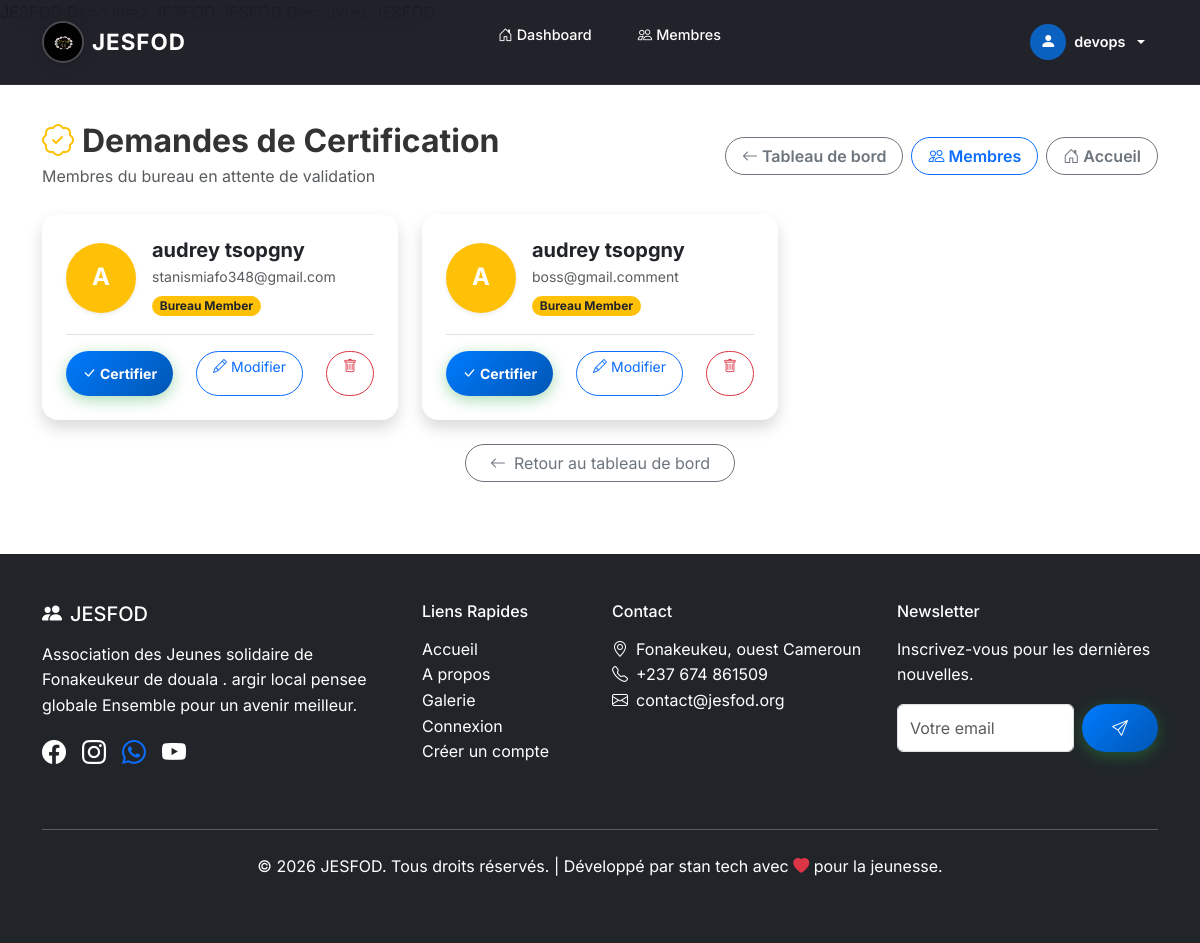
The page /adminjesfod/certifications/pending/ (signed in) on the database as committed earlier.
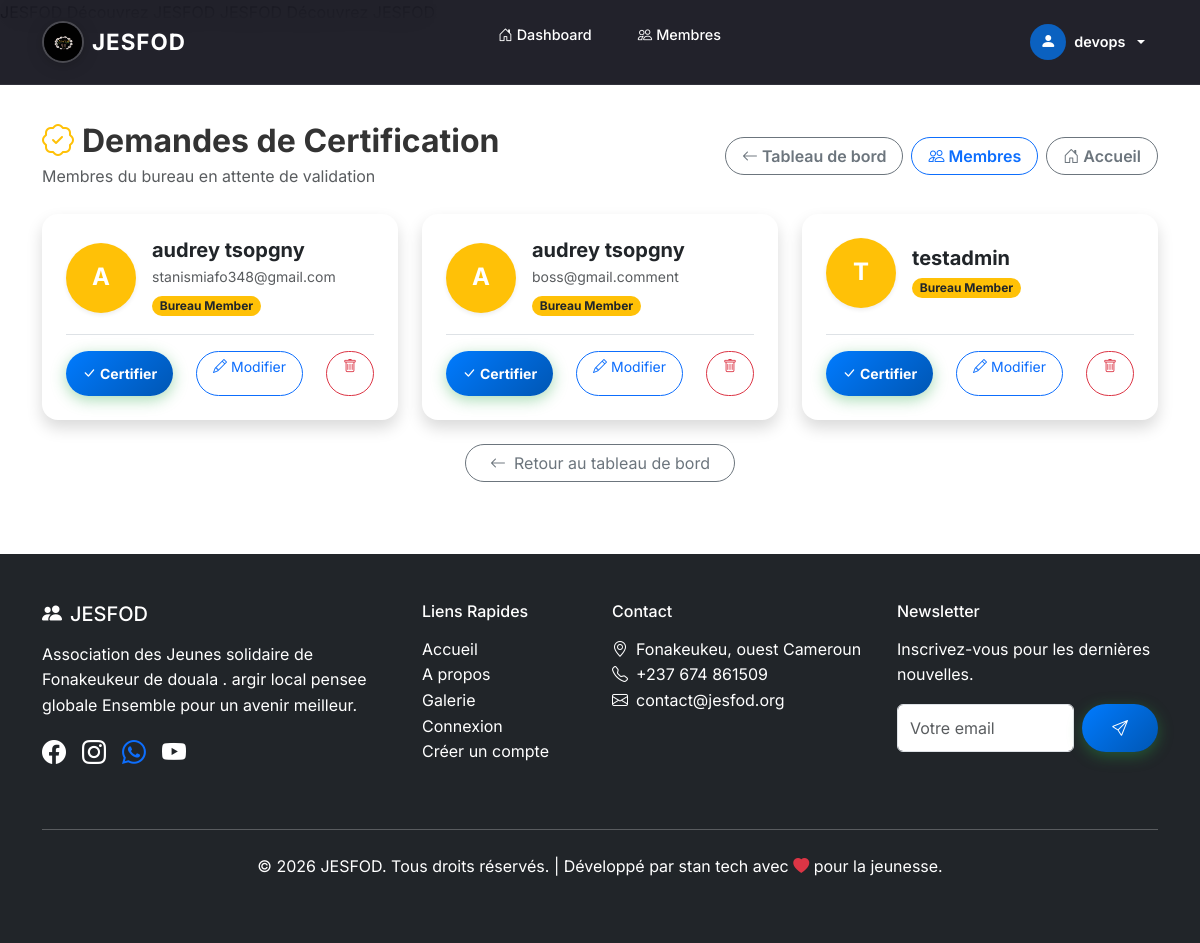
The same page on the database as committed later.
### menber_JESFOD/models.py (models this page shows, shortened)
class Member(models.Model):
    ROLE_CHOICES = [
        ('bureau', 'Bureau Member'),
        ('reunion', 'Reunion Member'),
    ]
    POSITION_CHOICES = [
        ('president', 'Président(e)'),
        ('vice_president', 'Vice-Président(e)'),
        ('secretaire_general', 'Secrétaire Général(e)'),
        ('secretaire_adjoint', 'Vice-Secrétaire'),
        ('censeur', 'Censeur'),
        ('charge_culturel', 'Chargé(e) des Affaires Culturelles'),
        ('charge_com', 'Chargé(e) de Communication'),
        ('charge_animation', 'Chargé(e) Animation'),
        ('tresorier', 'Trésorier(e)'),
        ('tresorier_adjoint', 'Trésorier(e) Adjoint(e)'),
        ('commissaire_comptes', 'Commissaire aux Comptes'),
        ('charge_sport', 'Chargé(e) des Sports'),
        ('sante', 'Chargé(e) de la Santé'),
        ('conseiller', 'Conseiller(e)'),
        ('membre', 'Membre du Bureau'),
        ('membre_reunion', 'Membre de Réunion'),
    ]
    SCHOOL_LEVEL_CHOICES = [
        ('primaire', 'Primaire'),
        ('college', 'Collège'),
        ('lycee', 'Lycée'),
        ('universite', 'Université'),
        ('master', 'Master'),
        ('doctorat', 'Doctorat'),
    ]
    user = models.OneToOneField(User, on_delete=models.CASCADE)
    name = models.CharField(max_length=100)
    email = models.EmailField()
    phone = models.CharField(max_length=20, blank=True)
    address = models.TextField(blank=True)
    profile_photo = models.ImageField(upload_to='profiles/', blank=True, null=True)
    school_level = models.CharField(max_length=20, choices=SCHOOL_LEVEL_CHOICES, blank=True)
    role = models.CharField(max_length=10, choices=ROLE_CHOICES, default='reunion')
    position = models.CharField(max_length=50, choices=POSITION_CHOICES, default='membre',
                                help_text="Poste occupé au sein du bureau (si applicable)")
    is_certified = models.BooleanField(default=False)
    certification_date = models.DateTimeField(null=True, blank=True)
    activities = models.TextField(blank=True, help_text="Activités et responsabilités du membre")
    @property
    def is_bureau(self):
        return self.role == 'bureau'
    @property
    def is_tresorier_access(self):
        return self.role == 'bureau' and self.position in ('president', 'vice_president', 'tresorier', 'tresorier_adjoint', 'commissaire_comptes')
    @property
    def is_secretaire_access(self):
        return self.role == 'bureau' and self.position in ('president', 'vice_president', 'secretaire_general', 'secretaire_adjoint')

### admin_JESFOD/views.py (the view)
# urls.py: path('certifications/pending/', views.pending_certifications, name='pending_certifications'),
@login_required
@bureau_required
def pending_certifications(request):
    pending_members = Member.objects.filter(role='bureau', is_certified=False).order_by('name')
    return render(request, 'admin_JESFOD/pending_certifications.html', {
        'pending_members': pending_members,
        'is_admin_page': True,
    })

### admin_JESFOD/views.py (called while the page is built)
def is_bureau(user):
    try:
        return Member.objects.get(user=user).is_bureau
    except Member.DoesNotExist:
        return False

### admin_JESFOD/templates/admin_JESFOD/pending_certifications.html (shortened to what this page needs)
{% extends 'base.html' %}
{% block content %}
<div class="container mt-4 py-4">
  <div class="d-flex justify-content-between align-items-center mb-4 flex-wrap gap-3">
    <div>
      <h2 class="fw-bold mb-1"><i class="bi bi-patch-check text-warning me-2"></i>Demandes de Certification</h2>
      <p class="text-muted mb-0">Membres du bureau en attente de validation</p>
    </div>
    <div class="d-flex gap-2 flex-wrap">
      <a href="{% url 'admin_dashboard' %}" class="btn btn-outline-secondary rounded-pill px-3 fw-semibold">
        <i class="bi bi-arrow-left me-1"></i>Tableau de bord
      </a>
      <a href="{% url 'member_list' %}" class="btn btn-outline-primary rounded-pill px-3 fw-semibold">
        <i class="bi bi-people me-1"></i>Membres
      </a>
      <a href="{% url 'home' %}" class="btn btn-outline-secondary rounded-pill px-3 fw-semibold">
        <i class="bi bi-house-door me-1"></i>Accueil
      </a>
    </div>
  </div>
  <div class="row g-4">
    {% for member in pending_members %}
    <div class="col-md-6 col-lg-4">
      <div class="card border-0 shadow rounded-4 p-4 h-100">
        <div class="d-flex align-items-center gap-3 mb-3">
          {% if member.profile_photo %}
            <img src="{{ member.profile_photo.url }}" alt="{{ member.name }}" class="rounded-circle shadow-sm" style="width: 70px; height: 70px; object-fit: cover; border: 3px solid #ffc107;">
          {% else %}
            <div class="rounded-circle shadow-sm d-flex align-items-center justify-content-center fw-bold text-white bg-warning" style="width: 70px; height: 70px; font-size: 1.5rem;">
              {{ member.name.0|upper }}
            </div>
          {% endif %}
          <div>
            <h5 class="fw-bold mb-1 text-dark">{{ member.name }}</h5>
            <p class="mb-1 text-muted small">{{ member.email }}</p>
            <span class="badge bg-warning text-dark rounded-pill">{{ member.get_role_display }}</span>
          </div>
        </div>
        <div class="mt-auto d-flex justify-content-between gap-2 flex-wrap pt-3 border-top">
          <form action="{% url 'certify_member' member.pk %}" method="post" class="m-0">
            <button type="submit" class="btn btn-success btn-sm rounded-pill px-3 fw-bold"><i class="bi bi-check-lg me-1"></i>Certifier</button>
          </form>
          <a href="{% url 'member_update' member.pk %}" class="btn btn-outline-primary btn-sm rounded-pill px-3"><i class="bi bi-pencil me-1"></i>Modifier</a>
          <a href="{% url 'member_delete' member.pk %}" class="btn btn-outline-danger btn-sm rounded-pill px-3" onclick="return confirm('Supprimer {{ member.name }} ?')"><i class="bi bi-trash"></i></a>
        </div>
      </div>
    </div>
    {% endfor %}
  </div>
  <div class="mt-4 text-center">
    <a href="{% url 'admin_dashboard' %}" class="btn btn-outline-secondary rounded-pill px-4">
      <i class="bi bi-arrow-left me-2"></i>Retour au tableau de bord
    </a>
  </div>
</div>
{% endblock %}

Rows that differ between the two databases and show on the page:
added Member: name.0 "T", name "testadmin", role "Bureau Member"
